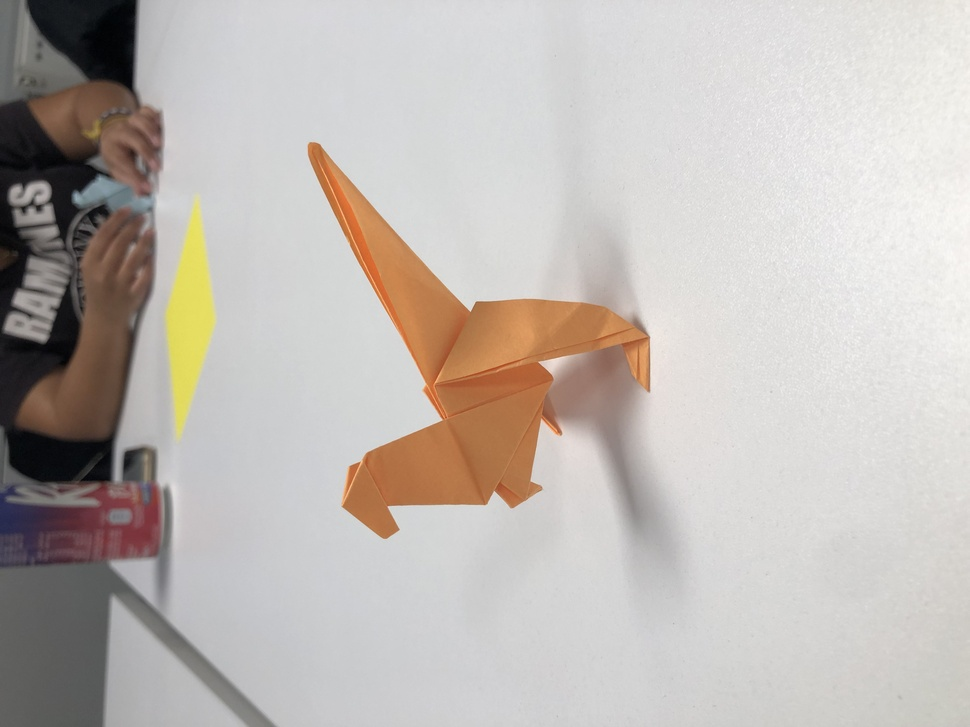
#> input picture Plotter/Code/image.jpg, 970 x 727 px, shrunk from 4032 x 3024 before the run
$ python KMeans_2.py
#> lines starting #> are read from the running program, lines starting #| are printed output that depends on the picture; long printed decimals are rounded
import matplotlib.pyplot as plt
import pandas as pd
from sklearn.cluster import KMeans
import numpy as np

img = plt.imread('image.jpg')
#> img is the input picture: shape (727, 970, 3); mean R, G, B 191.9, 185.5, 180.6
# plt.imshow(img)
# plt.show()
# plt.axis('off');

# cluster number
k = 3

def image_cluster(img, k):
#> called with k = 3
    img_flat = img.reshape(img.shape[0]*img.shape[1],3)
    kmeans = KMeans(n_clusters=k, random_state=0).fit(img_flat)
    img_flat2 = img_flat.copy()

    # loops for each cluster center
    for i in np.unique(kmeans.labels_):
        img_flat2[kmeans.labels_==i,:] = kmeans.cluster_centers_[i]
        print(i)
#> this loop made 3 passes
#| 0
#| 1
#| 2

    img2 = img_flat2.reshape(img.shape)
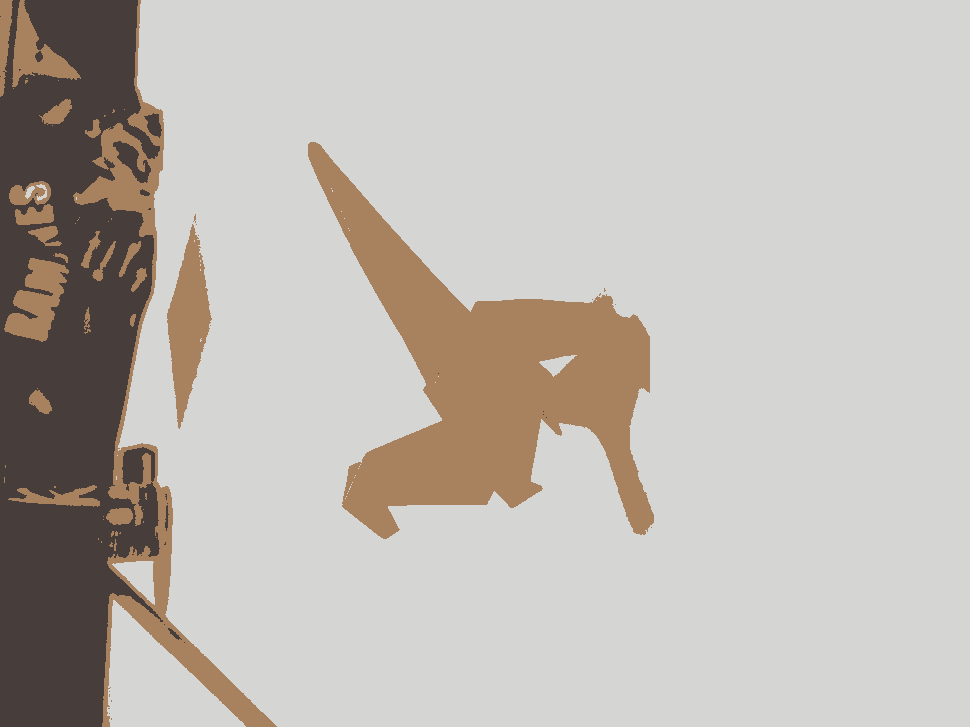
#> img2: shape (727, 970, 3); mean R, G, B 191.1, 185.3, 180.3
    return img2, kmeans.inertia_

# show the image with k clusters
img2, inertia = image_cluster(img, k)
#> inertia = 751616120.3

print("\nInertia: ", inertia)
#| Inertia:  751616120.269

plt.imshow(img2)
plt.show()

# [11 lines of commented-out code are left out]
